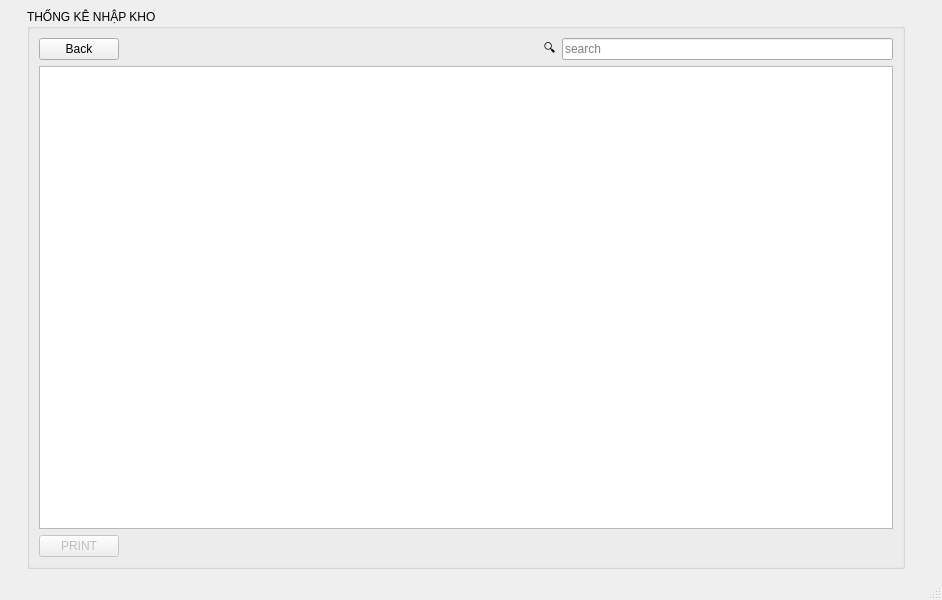
<?xml version="1.0" encoding="UTF-8"?>
<ui version="4.0">
 <class>MainWindow</class>
 <widget class="QMainWindow" name="MainWindow">
  <property name="geometry">
   <rect>
    <x>0</x>
    <y>0</y>
    <width>942</width>
    <height>600</height>
   </rect>
  </property>
  <property name="windowTitle">
   <string>MainWindow</string>
  </property>
  <widget class="QWidget" name="centralwidget">
   <layout class="QGridLayout" name="gridLayout">
    <item row="0" column="0">
     <spacer name="horizontalSpacer_7">
      <property name="orientation">
       <enum>Qt::Vertical</enum>
      </property>
      <property name="sizeHint" stdset="0">
       <size>
        <width>18</width>
        <height>536</height>
       </size>
      </property>
     </spacer>
    </item>
    <item row="0" column="2">
     <spacer name="horizontalSpacer_6">
      <property name="orientation">
       <enum>Qt::Vertical</enum>
      </property>
      <property name="sizeHint" stdset="0">
       <size>
        <width>28</width>
        <height>536</height>
       </size>
      </property>
     </spacer>
    </item>
    <item row="0" column="1">
     <widget class="QGroupBox" name="invoice_daily">
      <property name="title">
       <string>THỐNG KÊ NHẬP KHO</string>
      </property>
      <layout class="QGridLayout" name="gridLayout_2">
       <item row="1" column="4">
        <widget class="QLineEdit" name="search_input">
         <property name="enabled">
          <bool>true</bool>
         </property>
         <property name="placeholderText">
          <string>search</string>
         </property>
        </widget>
       </item>
       <item row="1" column="1">
        <spacer name="horizontalSpacer">
         <property name="orientation">
          <enum>Qt::Horizontal</enum>
         </property>
         <property name="sizeHint" stdset="0">
          <size>
           <width>407</width>
           <height>20</height>
          </size>
         </property>
        </spacer>
       </item>
       <item row="1" column="3">
        <widget class="QLabel" name="label">
         <property name="enabled">
          <bool>true</bool>
         </property>
         <property name="text">
          <string>🔍</string>
         </property>
        </widget>
       </item>
       <item row="1" column="0">
        <widget class="QPushButton" name="back_button">
         <property name="text">
          <string>Back</string>
         </property>
        </widget>
       </item>
       <item row="2" column="0" colspan="5">
        <widget class="QTableWidget" name="tableWidget">
         <property name="rowCount">
          <number>0</number>
         </property>
         <attribute name="horizontalHeaderCascadingSectionResizes">
          <bool>true</bool>
         </attribute>
         <attribute name="verticalHeaderDefaultSectionSize">
          <number>38</number>
         </attribute>
        </widget>
       </item>
       <item row="3" column="0">
        <widget class="QPushButton" name="invoice_detail">
         <property name="enabled">
          <bool>false</bool>
         </property>
         <property name="maximumSize">
          <size>
           <width>85</width>
           <height>16777215</height>
          </size>
         </property>
         <property name="mouseTracking">
          <bool>true</bool>
         </property>
         <property name="text">
          <string>PRINT</string>
         </property>
         <property name="autoDefault">
          <bool>false</bool>
         </property>
         <property name="default">
          <bool>false</bool>
         </property>
        </widget>
       </item>
      </layout>
     </widget>
    </item>
   </layout>
  </widget>
  <widget class="QMenuBar" name="menubar">
   <property name="geometry">
    <rect>
     <x>0</x>
     <y>0</y>
     <width>942</width>
     <height>22</height>
    </rect>
   </property>
  </widget>
  <widget class="QStatusBar" name="statusbar"/>
 </widget>
 <resources/>
 <connections/>
</ui>
